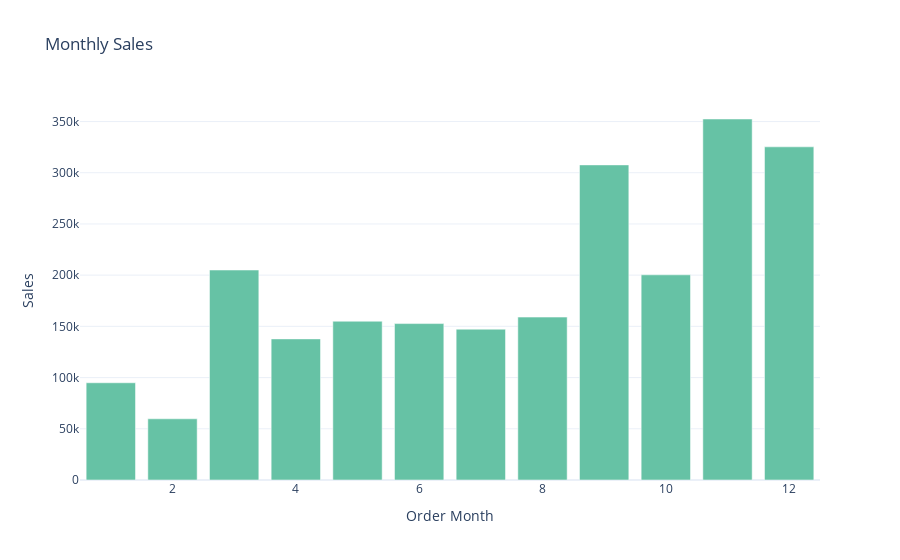

Notebook cell for this chart:
### Code cell
#via a Bar Chart
monthly_sales = df.groupby("Order Month")["Sales"].sum().reset_index()
fig =px.bar(monthly_sales, x="Order Month", y="Sales", title="Monthly Sales", color_discrete_sequence=px.colors.qualitative.Set2)
fig.show()

### Figure 1 — Plotly figure (JSON) as saved in the notebook; plotly's stock layout.template omitted (floating-point values rounded to 4 significant figures)
{"data": [{"hovertemplate": "Order Month=%{x}<br>Sales=%{y}<extra></extra>", "legendgroup": "", "marker": {"color": "rgb(102,194,165)", "pattern": {"shape": ""}}, "name": "", "orientation": "v", "showlegend": false, "textposition": "auto", "type": "bar", "x": [1, 2, 3, 4, 5, 6, 7, 8, 9, 10, 11, 12], "xaxis": "x", "y": [94920.0, 59750.0, 205000.0, 137800.0, 155000.0, 152700.0, 147200.0, 159000.0, 307600.0, 200300.0, 352500.0, 325300.0], "yaxis": "y"}], "layout": {"barmode": "relative", "legend": {"tracegroupgap": 0}, "title": {"text": "Monthly Sales"}, "xaxis": {"anchor": "y", "domain": [0, 1], "title": {"text": "Order Month"}}, "yaxis": {"anchor": "x", "domain": [0, 1], "title": {"text": "Sales"}}}}
